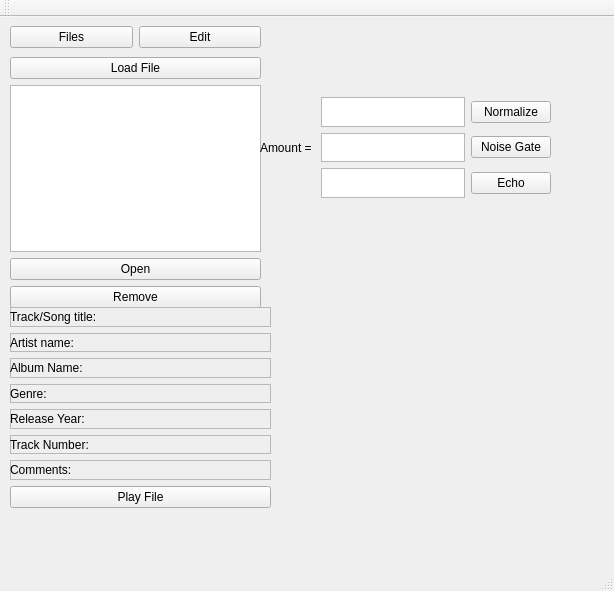
<?xml version="1.0" encoding="UTF-8"?>
<ui version="4.0">
 <class>Wav_Processor</class>
 <widget class="QMainWindow" name="Wav_Processor">
  <property name="geometry">
   <rect>
    <x>0</x>
    <y>0</y>
    <width>614</width>
    <height>591</height>
   </rect>
  </property>
  <property name="windowTitle">
   <string>Wav_Processor</string>
  </property>
  <widget class="QWidget" name="centralwidget">
   <widget class="QWidget" name="FilesLayoutWidget" native="true">
    <property name="geometry">
     <rect>
      <x>10</x>
      <y>40</y>
      <width>251</width>
      <height>251</height>
     </rect>
    </property>
    <layout class="QVBoxLayout" name="verticalLayout">
     <item>
      <widget class="QPushButton" name="LoadButton">
       <property name="enabled">
        <bool>true</bool>
       </property>
       <property name="text">
        <string>Load File</string>
       </property>
      </widget>
     </item>
     <item>
      <widget class="QListWidget" name="DockedFiles">
       <property name="selectionRectVisible">
        <bool>false</bool>
       </property>
      </widget>
     </item>
     <item>
      <widget class="QPushButton" name="OpenButton">
       <property name="text">
        <string>Open</string>
       </property>
      </widget>
     </item>
     <item>
      <widget class="QPushButton" name="RemoveButton">
       <property name="text">
        <string>Remove</string>
       </property>
      </widget>
     </item>
    </layout>
   </widget>
   <widget class="QWidget" name="verticalWidget" native="true">
    <property name="enabled">
     <bool>true</bool>
    </property>
    <property name="geometry">
     <rect>
      <x>10</x>
      <y>290</y>
      <width>261</width>
      <height>201</height>
     </rect>
    </property>
    <layout class="QVBoxLayout" name="verticalLayout_5">
     <item>
      <widget class="QFrame" name="frame_Track">
       <property name="frameShape">
        <enum>QFrame::StyledPanel</enum>
       </property>
       <property name="frameShadow">
        <enum>QFrame::Raised</enum>
       </property>
       <widget class="QLabel" name="Track">
        <property name="geometry">
         <rect>
          <x>0</x>
          <y>0</y>
          <width>253</width>
          <height>19</height>
         </rect>
        </property>
        <property name="text">
         <string>Track/Song title: </string>
        </property>
       </widget>
      </widget>
     </item>
     <item>
      <widget class="QFrame" name="frame_Artist">
       <property name="frameShape">
        <enum>QFrame::StyledPanel</enum>
       </property>
       <property name="frameShadow">
        <enum>QFrame::Raised</enum>
       </property>
       <widget class="QLabel" name="ArtistName">
        <property name="geometry">
         <rect>
          <x>0</x>
          <y>0</y>
          <width>253</width>
          <height>19</height>
         </rect>
        </property>
        <property name="text">
         <string>Artist name: </string>
        </property>
       </widget>
      </widget>
     </item>
     <item>
      <widget class="QFrame" name="frame_AlbumName">
       <property name="frameShape">
        <enum>QFrame::StyledPanel</enum>
       </property>
       <property name="frameShadow">
        <enum>QFrame::Raised</enum>
       </property>
       <widget class="QLabel" name="TrackName">
        <property name="geometry">
         <rect>
          <x>0</x>
          <y>0</y>
          <width>253</width>
          <height>19</height>
         </rect>
        </property>
        <property name="text">
         <string>Album Name: </string>
        </property>
       </widget>
      </widget>
     </item>
     <item>
      <widget class="QFrame" name="frame_Genre">
       <property name="frameShape">
        <enum>QFrame::StyledPanel</enum>
       </property>
       <property name="frameShadow">
        <enum>QFrame::Raised</enum>
       </property>
       <widget class="QLabel" name="Genre">
        <property name="geometry">
         <rect>
          <x>0</x>
          <y>0</y>
          <width>253</width>
          <height>19</height>
         </rect>
        </property>
        <property name="text">
         <string>Genre:</string>
        </property>
       </widget>
      </widget>
     </item>
     <item>
      <widget class="QFrame" name="frame_ReleaseYear">
       <property name="frameShape">
        <enum>QFrame::StyledPanel</enum>
       </property>
       <property name="frameShadow">
        <enum>QFrame::Raised</enum>
       </property>
       <widget class="QLabel" name="ReleaseYear">
        <property name="geometry">
         <rect>
          <x>0</x>
          <y>0</y>
          <width>253</width>
          <height>19</height>
         </rect>
        </property>
        <property name="text">
         <string>Release Year: </string>
        </property>
       </widget>
      </widget>
     </item>
     <item>
      <widget class="QFrame" name="frame_TrackNumber">
       <property name="frameShape">
        <enum>QFrame::StyledPanel</enum>
       </property>
       <property name="frameShadow">
        <enum>QFrame::Raised</enum>
       </property>
       <widget class="QLabel" name="TrackNumber">
        <property name="geometry">
         <rect>
          <x>0</x>
          <y>0</y>
          <width>253</width>
          <height>19</height>
         </rect>
        </property>
        <property name="text">
         <string>Track Number:</string>
        </property>
       </widget>
      </widget>
     </item>
     <item>
      <widget class="QFrame" name="frame_Comments">
       <property name="frameShape">
        <enum>QFrame::StyledPanel</enum>
       </property>
       <property name="frameShadow">
        <enum>QFrame::Raised</enum>
       </property>
       <widget class="QLabel" name="Comments">
        <property name="geometry">
         <rect>
          <x>0</x>
          <y>0</y>
          <width>253</width>
          <height>19</height>
         </rect>
        </property>
        <property name="text">
         <string>Comments: </string>
        </property>
       </widget>
      </widget>
     </item>
     <item>
      <widget class="QPushButton" name="PlayButton">
       <property name="text">
        <string>Play File</string>
       </property>
      </widget>
     </item>
    </layout>
   </widget>
   <widget class="QWidget" name="horizontalLayoutWidget">
    <property name="geometry">
     <rect>
      <x>10</x>
      <y>0</y>
      <width>251</width>
      <height>41</height>
     </rect>
    </property>
    <layout class="QHBoxLayout" name="horizontalLayout">
     <item>
      <widget class="QPushButton" name="FileButton">
       <property name="text">
        <string>Files</string>
       </property>
      </widget>
     </item>
     <item>
      <widget class="QPushButton" name="EditButton">
       <property name="text">
        <string>Edit</string>
       </property>
      </widget>
     </item>
    </layout>
   </widget>
   <widget class="QWidget" name="gridLayoutWidget">
    <property name="geometry">
     <rect>
      <x>260</x>
      <y>80</y>
      <width>291</width>
      <height>101</height>
     </rect>
    </property>
    <layout class="QGridLayout" name="gridLayout">
     <item row="1" column="2">
      <widget class="QTextEdit" name="textEdit"/>
     </item>
     <item row="2" column="0">
      <widget class="QLabel" name="label">
       <property name="text">
        <string>Amount = </string>
       </property>
      </widget>
     </item>
     <item row="3" column="2">
      <widget class="QTextEdit" name="textEdit_4"/>
     </item>
     <item row="2" column="2">
      <widget class="QTextEdit" name="textEdit_2"/>
     </item>
     <item row="2" column="3">
      <widget class="QPushButton" name="pushButton_6">
       <property name="text">
        <string>Noise Gate</string>
       </property>
      </widget>
     </item>
     <item row="1" column="3">
      <widget class="QPushButton" name="pushButton_4">
       <property name="text">
        <string>Normalize</string>
       </property>
      </widget>
     </item>
     <item row="3" column="3">
      <widget class="QPushButton" name="pushButton_7">
       <property name="text">
        <string>Echo</string>
       </property>
      </widget>
     </item>
    </layout>
   </widget>
  </widget>
  <widget class="QMenuBar" name="menubar">
   <property name="geometry">
    <rect>
     <x>0</x>
     <y>0</y>
     <width>614</width>
     <height>22</height>
    </rect>
   </property>
  </widget>
  <widget class="QStatusBar" name="statusbar"/>
  <widget class="QToolBar" name="toolBar">
   <property name="windowTitle">
    <string>toolBar</string>
   </property>
   <attribute name="toolBarArea">
    <enum>TopToolBarArea</enum>
   </attribute>
   <attribute name="toolBarBreak">
    <bool>false</bool>
   </attribute>
  </widget>
 </widget>
 <resources/>
 <connections/>
</ui>
